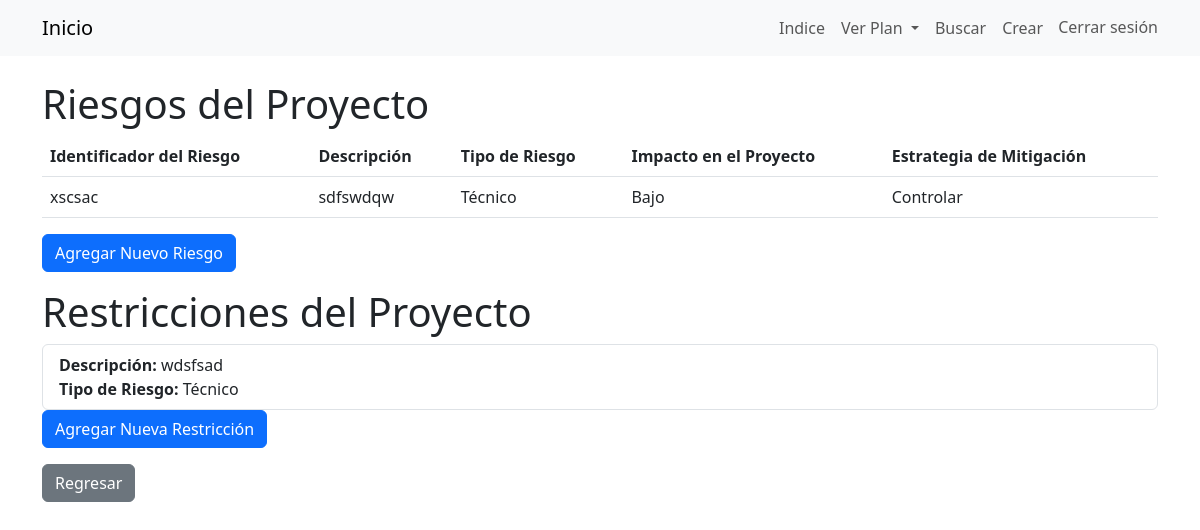
Screenshot of /project-plan/15/view-risks/ with the database file from the repository.
### creadorAPP/models.py (models this page shows, shortened)
class ProjectRisks(models.Model):
    RISK_TYPES = [
        ('Técnico', 'Técnico'),
        ('Organizativo', 'Organizativo'),
        ('Financiero', 'Financiero'),
    ]
    MITIGATION_STRATEGIES = [
        ('Evitar', 'Evitar'),
        ('Aceptar', 'Aceptar'),
        ('Transferir', 'Transferir'),
        ('Controlar', 'Controlar'),
    ]
    project_plan = models.ForeignKey(ProjectPlan, on_delete=models.CASCADE, related_name='risks')
    risk_identifier = models.CharField(max_length=50, unique=True,blank=True, default='')
    description = models.TextField(blank=True, default='')
    risk_type = models.CharField(max_length=30, choices=RISK_TYPES,blank=True, default='')
    identification_date = models.DateField(auto_now_add=True)
    probability = models.CharField(max_length=30, choices=[
        ('Baja', 'Baja'),
        ('Media', 'Media'),
        ('Alta', 'Alta'),
    ])
    severity_level = models.CharField(max_length=30, choices=[
        ('Bajo', 'Bajo'),
        ('Medio', 'Medio'),
        ('Alto', 'Alto'),
    ])
    mitigation_strategy = models.CharField(max_length=30, choices=MITIGATION_STRATEGIES)

class Restriccion(models.Model):
    RISK_TYPES = [
       ('Técnico', 'Técnico'),
        ('Organizativo', 'Organizativo'),
        ('Financiero', 'Financiero'),
    ]
    proyecto = models.ForeignKey(ProjectPlan, on_delete=models.CASCADE, related_name='restricciones')
    descripcion = models.TextField(help_text="Descripción de la restricción.",blank=True, default='')
    tipo_riesgo = models.CharField(
        max_length=30,
        choices=RISK_TYPES,
        verbose_name="Tipo de Riesgo",
        null=True,
        blank=True,
        help_text="Tipo de riesgo asociado con esta restricción."
    )
    fecha_creacion = models.DateTimeField(auto_now_add=True)

### creadorAPP/views.py (the view)
# urls.py: path('project-plan/<int:project_id>/view-risks/', views.view_risks, name='view_risks'),
def view_risks(request, project_id):
    project_risks = ProjectRisks.objects.filter(project_plan = project_id)
    restricciones = Restriccion.objects.filter(proyecto=project_id)
    return render(request, 'projects/view_risks.html', {'project_risks': project_risks, 'project_id': project_id, 'restricciones':restricciones})

### creadorAPP/templates/projects/view_risks.html (shortened to what this page needs)
{% extends 'base.html' %}
{% block content %}
<body>
    <h1>Riesgos del Proyecto</h1>
    {% if project_risks %}
        <table class="table">
            <thead>
                <tr>
                    <th>Identificador del Riesgo</th>
                    <th>Descripción</th>
                    <th>Tipo de Riesgo</th>
                    <th>Impacto en el Proyecto</th>
                    <th>Estrategia de Mitigación</th>
                </tr>
            </thead>
            <tbody>
                {% for risk in project_risks %}
                    <tr>
                        <td>{{ risk.risk_identifier }}</td>
                        <td>{{ risk.description }}</td>
                        <td>{{ risk.risk_type }}</td>
                        <td>{{ risk.severity_level }}</td>
                        <td>{{ risk.mitigation_strategy }}</td>
                    </tr>
                {% endfor %}
            </tbody>
        </table>
    {% else %}
        <p>No hay riesgos del proyecto registrados aún.</p>
    {% endif %}
    <p>
        <a href="{% url 'define_risks' project_id %}" class="btn btn-primary">
            Agregar Nuevo Riesgo
        </a>
    </p>
    <h1>Restricciones del Proyecto</h1>
    {% if restricciones %}
        <ul class="list-group">
            {% for restriccion in restricciones %}
                <li class="list-group-item">
                    <strong>Descripción:</strong> {{ restriccion.descripcion }}<br>
                    <strong>Tipo de Riesgo:</strong>
                    {% if restriccion.tipo_riesgo %}
                        {{ restriccion.get_tipo_riesgo_display }}
                    {% else %}
                        <em>No especificado</em>
                    {% endif %}
                </li>
            {% endfor %}
        </ul>
    {% else %}
        <p>No hay restricciones creadas aún.</p>
    {% endif %}
    <p>
        <a href="{% url 'agregar_restriccion' project_id %}" class="btn btn-primary">
            Agregar Nueva Restricción
        </a>
    </p>
    <p>
        <a href="{% url 'view_project_plan' project_id %}" class="btn btn-secondary">
            Regresar
        </a>
    </p>
</body>
{% endblock %}

### rows the page displays
ProjectRisks: risk_identifier "xscsac", description "sdfswdqw", risk_type "Técnico", severity_level "Bajo", mitigation_strategy "Controlar"
Restriccion: descripcion "wdsfsad", tipo_riesgo "Técnico"
